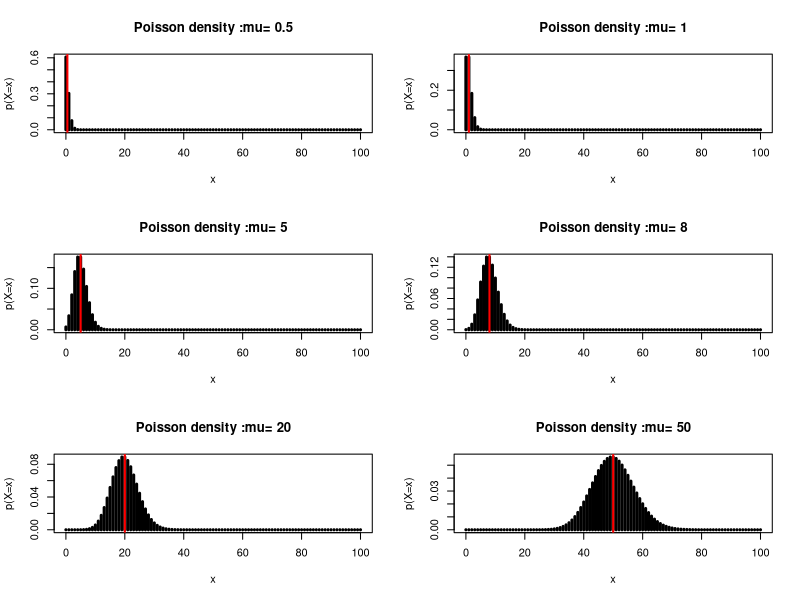
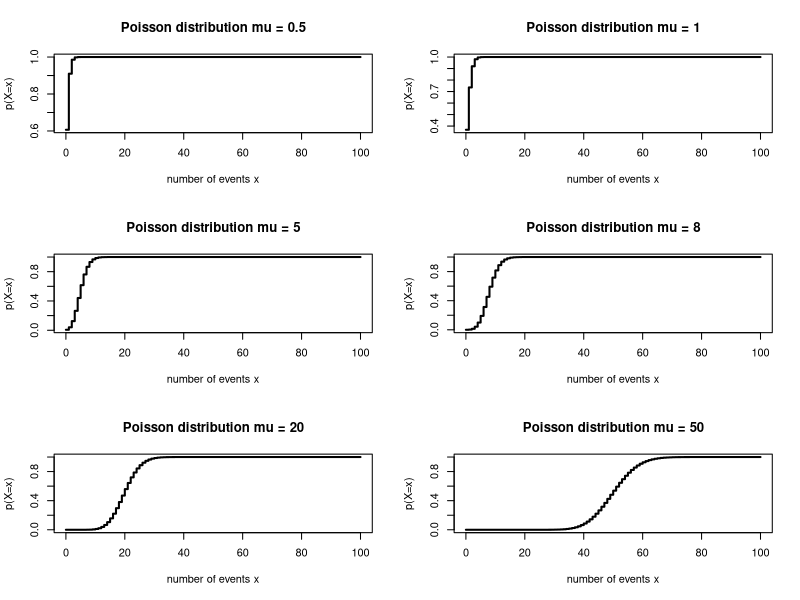

The R source for these figures, in order: (Note: this script raises an error after producing the figures.)
##poisson distribution (The Poisson distribution is a probability distribution that
#models the number of times an event occurs within a fixed interval of time or
#space, given that the events happen independently and at a constant average rate.)
##probabilty mass functions
##only one parameter that is muu (mean of distribution) 
plot_pois_pmf=function(mu){
  x=0:n
  pois=dpois(x,lambda = mu)
  mu_x=mu
  plot(x,pois,type = "h",lwd=3,
       main = paste("Poisson density :mu=",mu),
       xlab = "x",ylab = "p(X=x)")
  abline(v=mu_x,col="red",lwd=2)
}
n=100


values=c(0.5,1,5,8,20,50)
par(mfrow=c(3,2))
for (mu in values) {
  plot_pois_pmf(mu)
}

##cumulative distribution functions
plot_pois_cdf=function(mu){
  x=0:n
  pois=ppois(x,mu)
  plot(x,pois,type = "s",lwd=2,
       main=paste("Poisson distribution mu =",mu),
       xlab = "number of events x",
       ylab = "p(X=x)")
}
n=100
values=c(0.5,1,5,8,20,50)
par(mfrow=c(3,2))
for (mu in values) {
  plot_pois_cdf(mu)
}
##comparing poison with binomial
par(mfrow=c(2,1))
plot_binom_cdf(10,.5)
plot_pois_cdf(5)
##now plot the graph of cdf of binom_cdf(1000,.0005)
##binom(n=1000,p=0.0005)and pois(mu=5)

par(mfrow=c(2,1))
plot_binom_cdf(1000,.0005)
plot_pois_cdf(5)

